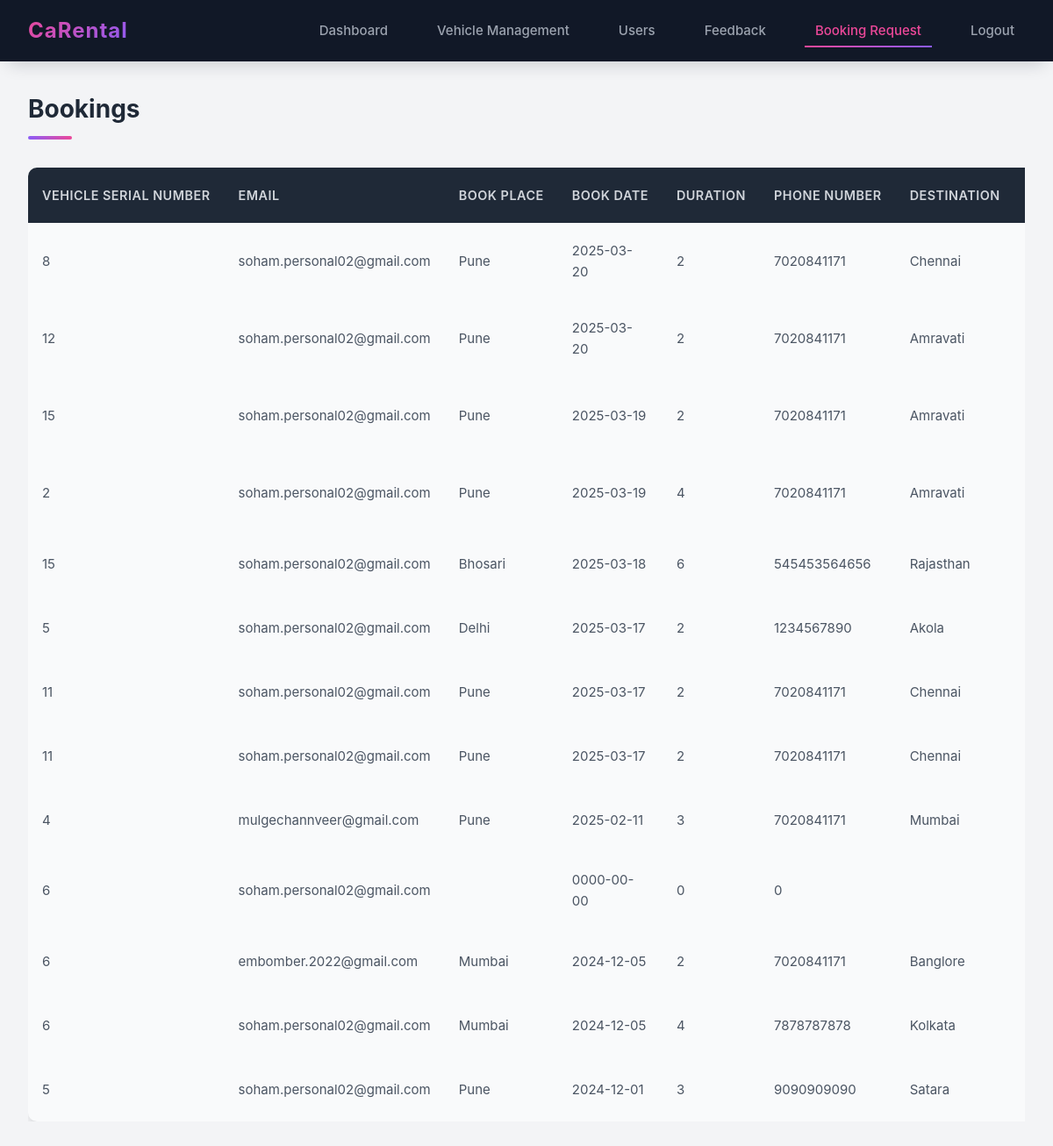
The page /adminbook.php (signed in) on the database its author committed.
### tables this page shows
CREATE TABLE `booking` (
  `BOOK_ID` int(11) NOT NULL,
  `CAR_ID` int(11) NOT NULL,
  `EMAIL` varchar(255) NOT NULL,
  `BOOK_PLACE` varchar(255) NOT NULL,
  `BOOK_DATE` date NOT NULL,
  `DURATION` int(11) NOT NULL,
  `PHONE_NUMBER` bigint(20) NOT NULL,
  `DESTINATION` varchar(255) NOT NULL,
  `RETURN_DATE` date NOT NULL,
  `PRICE` int(11) NOT NULL,
  `BOOK_STATUS` varchar(255) NOT NULL DEFAULT 'UNDER PROCESSING',
  `PICK_UP_TIME` time DEFAULT NULL,
  `DROP_TIME` time DEFAULT NULL,
  `STATUS` varchar(20) DEFAULT 'Pending'
);

### adminbook.php (the view, shortened to what this page needs)
<!DOCTYPE html>
<html lang="en">
<head>
    <link href="adbook.css" rel="stylesheet">
</head>
<body>
    <?php
    require_once('connection.php');
    $query = "SELECT * FROM booking ORDER BY BOOK_ID DESC";
    $queryy = mysqli_query($con, $query);
    ?>
    <div class="dashboard-container">
        <div class="navbar">
            <div class="logo">
                <h2>CaRental</h2>
            </div>
            <div class="menu">
                <ul>
                    <li><a href="admindash.php">Dashboard</a></li>
                    <li><a href="adminvehicle.php">Vehicle Management</a></li>
                    <li><a href="adminusers.php">Users</a></li>
                    <li><a href="feed.php">Feedback</a></li>
                    <li><a href="adminbook.php" class="active">Booking Request</a></li>
                    <li><a href="index.php">Logout</a></li>
                </ul>
            </div>
        </div>
        <main>
            <h1 class="header">Bookings</h1>
            <div class="table-container">
                <table class="content-table">
                    <thead>
                        <tr>
                            <th>Vehicle Serial Number</th>
                            <th>Email</th>
                            <th>Book Place</th>
                            <th>Book Date</th>
                            <th>Duration</th>
                            <th>Phone Number</th>
                            <th>Destination</th>
                            <th>Return Date</th>
                        </tr>
                    </thead>
                    <tbody>
                        <?php
                        while ($res = mysqli_fetch_array($queryy)) {
                            $email = $res['EMAIL'];
                        ?>
                            <tr>
                                <td><?php echo $res['CAR_ID']; ?></td>
                                <td><?php echo $email; ?></td>
                                <td><?php echo $res['BOOK_PLACE']; ?></td>
                                <td><?php echo $res['BOOK_DATE']; ?></td>
                                <td><?php echo $res['DURATION']; ?></td>
                                <td><?php echo $res['PHONE_NUMBER']; ?></td>
                                <td><?php echo $res['DESTINATION']; ?></td>
                                <td><?php echo $res['RETURN_DATE']; ?></td>
                            </tr>
                        <?php } ?>
                    </tbody>
                </table>
            </div>
        </main>
    </div>
</body>
</html>

### adbook.css (style rules this page uses)
:root { --primary: #2563eb; --primary-light: #60a5fa; --primary-dark: #1e40af; --secondary: #ec4899; --tertiary: #8b5cf6; --success: #10b981; --warning: #f59e0b; --danger: #ef4444; --light: #f9fafb; --dark: #111827; --gray-100: #f3f4f6; --gray-200: #e5e7eb; --gray-300: #d1d5db; --gray-400: #9ca3af; --gray-500: #6b7280; --gray-600: #4b5563; --gray-700: #374151; --gray-800: #1f2937; --card-shadow: 0 10px 15px -3px rgba(0, 0, 0, 0.1), 0 4px 6px -2px rgba(0, 0, 0, 0.05); --sidebar-shadow: 0 12px 20px -10px rgba(17, 24, 39, 0.2); --hover-transition: all 0.3s cubic-bezier(0.4, 0, 0.2, 1); }
* { margin: 0; padding: 0; box-sizing: border-box; font-family: 'Inter', -apple-system, BlinkMacSystemFont, 'Segoe UI', Roboto, Oxygen, Ubuntu, Cantarell, sans-serif; }
body { background-color: var(--gray-100); color: var(--gray-800); line-height: 1.6; font-size: 15px; min-height: 100vh; }
.dashboard-container { display: flex; flex-direction: column; min-height: 100vh; }
.navbar { background: var(--dark); display: flex; justify-content: space-between; align-items: center; padding: 1rem 2rem; box-shadow: var(--sidebar-shadow); position: sticky; top: 0; z-index: 50; }
.logo { display: flex; align-items: center; }
.logo h2 { font-size: 1.5rem; font-weight: 700; letter-spacing: 1px; background: linear-gradient(135deg, var(--secondary), var(--tertiary)); -webkit-background-clip: text; background-clip: text; color: transparent; }
.menu ul { display: flex; list-style: none; gap: 2rem; }
.menu li a { color: var(--gray-400); text-decoration: none; font-weight: 500; padding: 0.5rem 0.75rem; border-radius: 8px; transition: var(--hover-transition); position: relative; }
.menu li a::after { content: ''; position: absolute; bottom: -2px; left: 0; width: 0; height: 2px; background: linear-gradient(to right, var(--secondary), var(--tertiary)); transition: var(--hover-transition); }
.menu li a:hover, .menu li a.active { color: var(--secondary); }
.menu li a:hover::after, .menu li a.active::after { width: 100%; }
main { flex: 1; padding: 0 2rem 2rem; }
.header { font-size: 1.75rem; font-weight: 700; color: var(--gray-800); position: relative; margin: 2rem 0; padding-bottom: 0.75rem; }
.header::after { content: ""; position: absolute; bottom: 0; left: 0; width: 50px; height: 4px; background: linear-gradient(to right, var(--tertiary), var(--secondary)); border-radius: 2px; }
.table-container { width: 100%; overflow-x: auto; }
.content-table { width: 100%; border-collapse: separate; border-spacing: 0; background: var(--light); border-radius: 10px; overflow: hidden; box-shadow: var(--card-shadow); animation: fadeIn 0.5s ease-out; }
.content-table thead { background: var(--gray-800); }
.content-table th { padding: 1.25rem 1rem; text-align: left; font-weight: 600; font-size: 0.9rem; text-transform: uppercase; letter-spacing: 0.5px; color: var(--gray-300); white-space: nowrap; }
.content-table tbody tr { border-bottom: 1px solid var(--gray-200); transition: var(--hover-transition); }
.content-table tbody tr:last-child { border-bottom: none; }
.content-table td { padding: 1.25rem 1rem; color: var(--gray-600); }

### rows shown on the page
booking: CAR_ID "8", EMAIL "soham.personal02@gmail.com", BOOK_PLACE "Pune", BOOK_DATE "2025-03-20", DURATION "2", PHONE_NUMBER "7020841171", DESTINATION "Chennai"
booking: CAR_ID "12", EMAIL "soham.personal02@gmail.com", BOOK_PLACE "Pune", BOOK_DATE "2025-03-20", DURATION "2", PHONE_NUMBER "7020841171", DESTINATION "Amravati"
booking: CAR_ID "15", EMAIL "soham.personal02@gmail.com", BOOK_PLACE "Pune", BOOK_DATE "2025-03-19", DURATION "2", PHONE_NUMBER "7020841171", DESTINATION "Amravati"
booking: CAR_ID "2", EMAIL "soham.personal02@gmail.com", BOOK_PLACE "Pune", BOOK_DATE "2025-03-19", DURATION "4", PHONE_NUMBER "7020841171", DESTINATION "Amravati"
booking: CAR_ID "15", EMAIL "soham.personal02@gmail.com", BOOK_PLACE "Bhosari", BOOK_DATE "2025-03-18", DURATION "6", PHONE_NUMBER "545453564656", DESTINATION "Rajasthan"
booking: CAR_ID "5", EMAIL "soham.personal02@gmail.com", BOOK_PLACE "Delhi", BOOK_DATE "2025-03-17", DURATION "2", PHONE_NUMBER "1234567890", DESTINATION "Akola"
booking: CAR_ID "11", EMAIL "soham.personal02@gmail.com", BOOK_PLACE "Pune", BOOK_DATE "2025-03-17", DURATION "2", PHONE_NUMBER "7020841171", DESTINATION "Chennai"
booking: CAR_ID "11", EMAIL "soham.personal02@gmail.com", BOOK_PLACE "Pune", BOOK_DATE "2025-03-17", DURATION "2", PHONE_NUMBER "7020841171", DESTINATION "Chennai"
booking: CAR_ID "4", EMAIL "mulgechannveer@gmail.com", BOOK_PLACE "Pune", BOOK_DATE "2025-02-11", DURATION "3", PHONE_NUMBER "7020841171", DESTINATION "Mumbai"
booking: CAR_ID "6", EMAIL "soham.personal02@gmail.com", BOOK_DATE "0000-00-00", DURATION "0", PHONE_NUMBER "0"
booking: CAR_ID "6", EMAIL "embomber.2022@gmail.com", BOOK_PLACE "Mumbai", BOOK_DATE "2024-12-05", DURATION "2", PHONE_NUMBER "7020841171", DESTINATION "Banglore"
booking: CAR_ID "6", EMAIL "soham.personal02@gmail.com", BOOK_PLACE "Mumbai", BOOK_DATE "2024-12-05", DURATION "4", PHONE_NUMBER "7878787878", DESTINATION "Kolkata"
booking: CAR_ID "5", EMAIL "soham.personal02@gmail.com", BOOK_PLACE "Pune", BOOK_DATE "2024-12-01", DURATION "3", PHONE_NUMBER "9090909090", DESTINATION "Satara"
